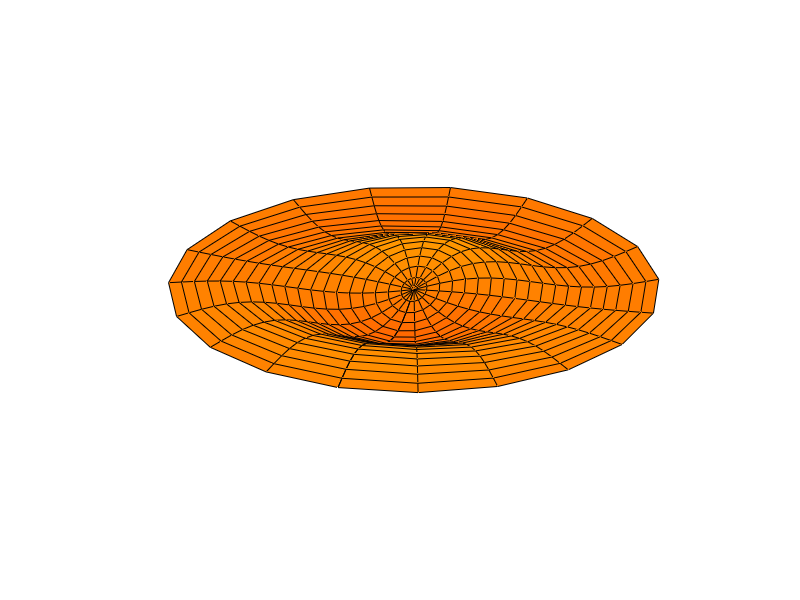

This chart was generated by the following MATLAB code:
function VibratingDrum()

k = 1; % k-th asimuthal number and bessel function
p = 2; % p-th bessel root

q=find_pth_bessel_root(k, p); 

N=20; % used for plotting

% Get a grid
R1=linspace(0.0, 1.0, N); 
Theta1=linspace(0.0, 2*pi, N);
[R, Theta]=meshgrid(R1, Theta1);
X=R.*cos(Theta);
Y=R.*sin(Theta);

T=linspace(0.0, 2*pi/q, N); 
T=T(1:(N-1));

for iter=1:length(T)

  t = T(iter);
  Z=sin(q*t)*besselj(k, q*R).*cos(k*Theta);

  figure(1); clf
  surf(X, Y, Z)
  caxis([-1, 1])
  shading faceted
  colormap autumn

  % viewing angle
  view(108, 42)

  axis([-1, 1, -1, 1, -1, 1])
  axis off

% To save as a GIF comment out the next the 3 lines
%   file=sprintf('Frame%d.png', 1000+iter);
%   fprintf('Saving to %s\n', file)
%   print('-dpng',  '-opengl',  '-r100', file);

  pause(0.01)
end

end

   % converted to gif with the command (run in command shell)
   % convert -antialias -loop 10000 -delay 10  -scale 50% Frame10* Drum_vibration_mode12.gif

function r = find_pth_bessel_root(k, p)
% a dummy way of finding the root, just get a small interval where the root is

X=0.5:0.5:(10*p+1); Y = besselj(k, X);
[a, b] = find_nthroot(X, Y, p);

X=a:0.01:b; Y = besselj(k, X);
[a, b] = find_nthroot(X, Y, 1);

X=a:0.0001:b; Y = besselj(k, X);
[a, b] = find_nthroot(X, Y, 1);

r=(a+b)/2;
end
   
function [a, b] = find_nthroot(X, Y, n)

l=0;

m=length(X);
for i=1:(m-1)
  if ( Y(i) >= 0  && Y(i+1) <= 0 ) || ( Y(i) <= 0  && Y(i+1) >= 0 )
      l=l+1;
  end

  if l==n
      a=X(i); b=X(i+1);
      %disp(sprintf('Error in finding the root %0.9g', b-a))
      return
  end
end

disp('Root not found!')

end